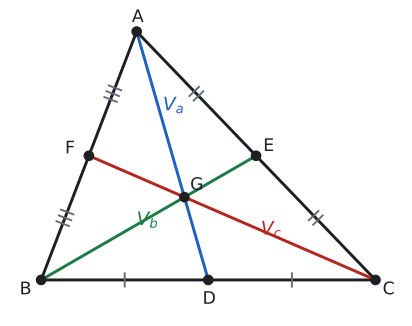

This chart was generated by the following Python code:
import sys; sys.path.insert(0, "tools")
from cizim import *

# Üç kenarortay G'de kesişir. Çentikler: BD=DC (1), CE=EA (2), AF=FB (3).
A = np.array([2.0, 5.2]); B = np.array([0.0, 0.0]); C = np.array([7.0, 0.0])
D, E, F = (B + C) / 2, (A + C) / 2, (A + B) / 2
G = (A + B + C) / 3

def centik(ax, P, Q, n, renk=SOLUK):
    M = (P + Q) / 2; u = (Q - P) / np.linalg.norm(Q - P); v = np.array([-u[1], u[0]])
    for i in range(n):
        c = M + (i - (n - 1) / 2) * 0.13 * u
        ax.plot(*zip(c - 0.14 * v, c + 0.14 * v), color=renk, lw=1.4)

fig, ax = sekil(6, 4.2)
ax.set_aspect("equal"); ax.axis("off")
ax.plot(*zip(A, B, C, A), color=YAZI)
ax.plot(*zip(A, D), color=MAVI); ax.plot(*zip(B, E), color=YESIL); ax.plot(*zip(C, F), color=KIRMIZI)
for P, Q, n in ((B, D, 1), (D, C, 1), (C, E, 2), (E, A, 2), (A, F, 3), (F, B, 3)):
    centik(ax, P, Q, n)
nokta(ax, *A, "A", dx=-0.1, dy=0.2); nokta(ax, *B, "B", dx=-0.45, dy=-0.3); nokta(ax, *C, "C", dx=0.15, dy=-0.3)
nokta(ax, *D, "D", dx=-0.12, dy=-0.5); nokta(ax, *E, "E", dx=0.15, dy=0.1); nokta(ax, *F, "F", dx=-0.5, dy=0.05)
nokta(ax, *G, "G", dx=0.12, dy=0.15, renk=YAZI)
ax.text(2.55, 3.55, r"$V_a$", color=MAVI, fontsize=14)
ax.text(2.0, 1.15, r"$V_b$", color=YESIL, fontsize=14)
ax.text(4.6, 0.95, r"$V_c$", color=KIRMIZI, fontsize=14)
ax.set_xlim(-0.7, 7.6); ax.set_ylim(-0.8, 5.7)
kaydet(fig, __file__)
